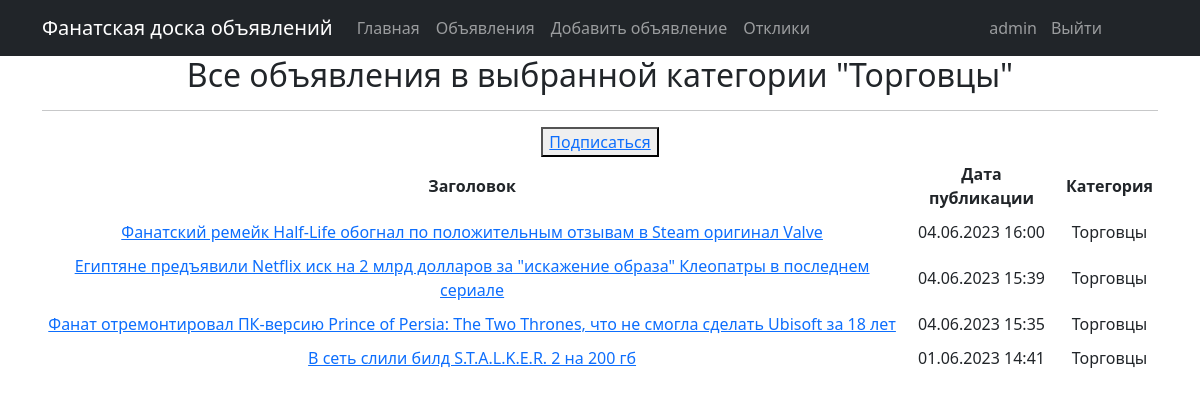
The app's page /ads/category/4 (signed in) with its own data.
### ads/models.py (models this page shows, shortened)
class Category(models.Model):
    name = models.CharField(max_length=20, unique=True)
    subscribers = models.ManyToManyField(User, blank=True, related_name='categories')
    def __str__(self):
        return self.name

class Advertisement(models.Model):
    headline = models.CharField(max_length=128)
    text = models.TextField()
    created_at = models.DateTimeField(auto_now_add=True)
    author = models.ForeignKey(User, on_delete=models.CASCADE)
    category = models.ForeignKey(Category, on_delete=models.CASCADE)

### ads/views.py (the view)
# urls.py: path('category/<int:pk>', AdsListByCategoryView.as_view(), name='category_list'),
class AdsListByCategoryView(AdsListView):
    template_name = 'ads/category_list.html'
    context_object_name = 'category_ads_list'
    def get_queryset(self):
        self.category = get_object_or_404(Category, id=self.kwargs['pk'])
        queryset = Advertisement.objects.filter(category=self.category).order_by('-created_at')
        return queryset
    def get_context_data(self, **kwargs):
        context = super().get_context_data(**kwargs)
        context['is_not_subscriber'] = self.request.user not in self.category.subscribers.all()
        context['category'] = self.category
        return context

### templates/ads/category_list.html (shortened to what this page needs)
{% extends 'default.html' %}
{% block content %}
    <h2>Все объявления в выбранной категории "{{ category }}"</h2>
    <hr>
	{% if request.user.is_authenticated %}
		{% if is_not_subscriber %}
			<button> <a href="{% url 'subscribe' pk=category.pk %}">Подписаться</a></button>
		{% else %}
			<button> <a href="{% url 'unsubscribe' pk=category.pk %}">Отписаться</a></button>
		{% endif %}
	{% endif %}
	{% if category %}
		<table cellpadding="5">
			<tr>
				<th>Заголовок</th>
				<th>Дата публикации</th>
				<th>Категория</th>
			</tr>
			{% for adv in category_ads_list %}
				<tr>
					<td><a href="{% url 'adv_detail' pk=adv.pk %}">{{ adv.headline }}</a></td>
					<td>{{ adv.created_at|date:'d.m.Y H:i' }}</td>
					<td>{{ category }}</td>
				</tr>
			{% endfor %}
		</table>
	{% else %}
		<h2>Объявлений нет!</h2>
	{% endif %}
{% endblock content %}

### templates/default.html (shortened to what this page needs)
<!DOCTYPE html>
<html lang="en">
    <head>
        {% load static %}
        <link href="{% static 'css/styles.css' %}" rel="stylesheet" />
    </head>
    <body>
        <nav class="navbar navbar-expand-lg navbar-dark bg-dark static-top">
            <div class="container">
                <a class="navbar-brand" href="#">Фанатская доска объявлений</a>
                <div class="collapse navbar-collapse" id="navbarResponsive">
                    <ul class="navbar-nav ml-auto">
                        <li class="nav-item active">
                            <a class="nav-link" href="/">Главная</a>
                        </li>
                        <li class="nav-item">
                            <a class="nav-link" href="/ads/">Объявления</a>
                        </li>
                        {% if request.user.is_authenticated %}
                            <li class="nav-item">
                                    <a class="nav-link" href="/ads/create/">Добавить объявление</a>
                            </li>
                            <li class="nav-item">
                                <a class="nav-link" href="/ads/replies/">Отклики</a>
                            </li>
                            <li class="nav-item">
                                <a class="nav-link" href="#" style="position: absolute; right: 155px;">{{ request.user }}</a>
                            </li>
                            <li class="nav-item">
                                <a class="nav-link" href="/sign/logout" style="position: absolute; right: 90px;">Выйти</a>
                            </li>
                        {% endif %}
                    </ul>
                </div>
            </div>
        </nav>
        <div class="container">
            <div class="row">
                <div class="col-lg-12 text-center">
                    {% block content %}{% endblock content %}
                </div>
            </div>
        </div>
    </body>
</html>

### records on screen
Category: name "Торговцы"
Advertisement: headline "Фанатский ремейк Half-Life обогнал по положительным отзывам в Steam оригинал Valve", created_at "04.06.2023 16:00"
Advertisement: headline "Египтяне предъявили Netflix иск на 2 млрд долларов за \"искажение образа\" Клеопатры в последнем сериале", created_at "04.06.2023 15:39"
Advertisement: headline "Фанат отремонтировал ПК-версию Prince of Persia: The Two Thrones, что не смогла сделать Ubisoft за 18 лет", created_at "04.06.2023 15:35"
Advertisement: headline "В сеть слили билд S.T.A.L.K.E.R. 2 на 200 гб", created_at "01.06.2023 14:41"

### other values on screen
{{ request.user }} "admin"
